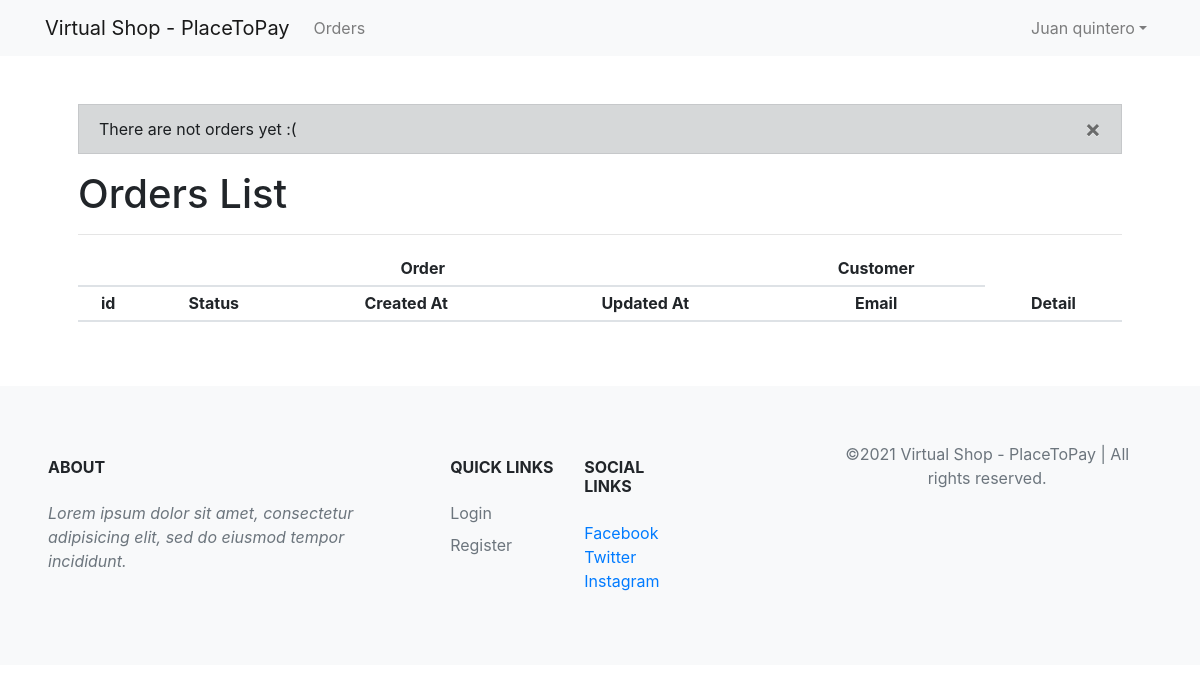
The page /orders (signed in) on the database as committed earlier.
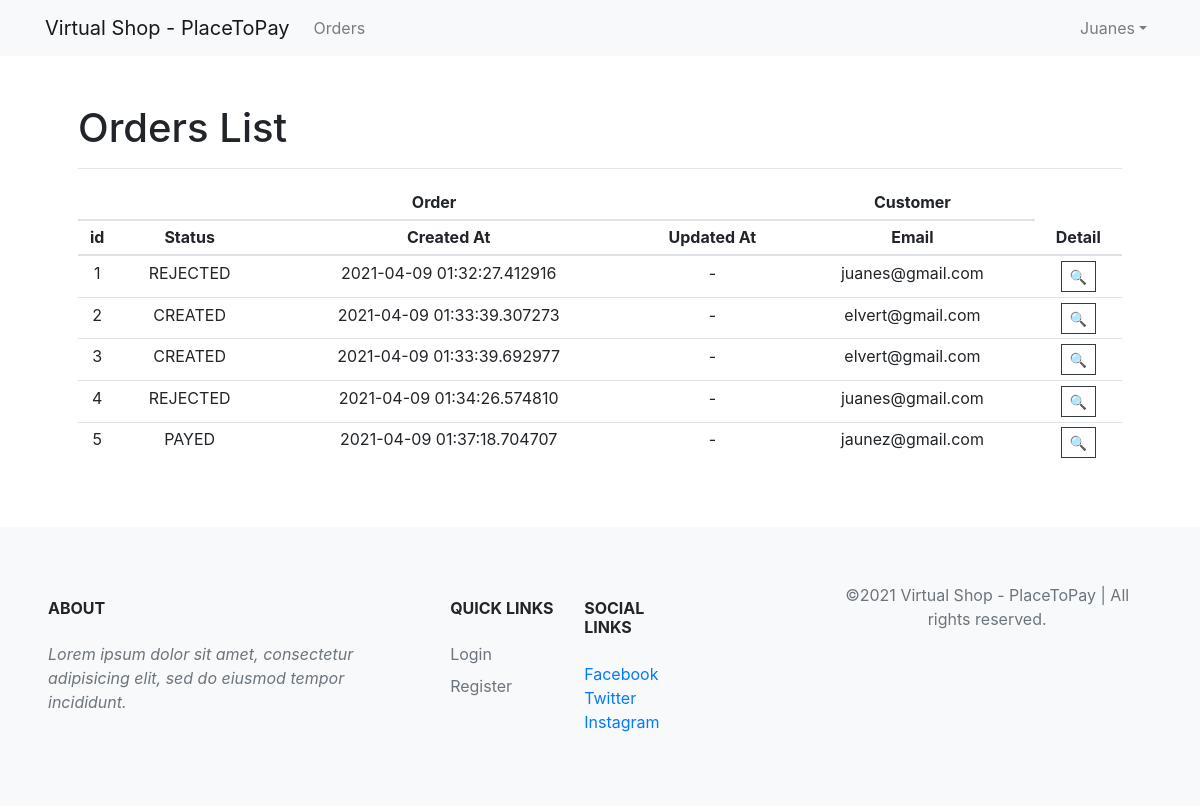
The same page on the database as committed later.
### app/models/user.py (models this page shows)
class User( UserAuth, db.Model):
    username = db.Column(db.String(80), unique=True, nullable=False, primary_key=True)
    name = db.Column(db.String(150), unique=False, nullable=False)
    password = db.Column(db.String(50), unique=False, nullable=False)
    is_admin = db.Column(db.Boolean, nullable=False, default=False)

### app/models/order.py (models this page shows)
class Order(db.Model):
    id =  db.Column(db.Integer, primary_key=True, autoincrement=True)
    customer_name = db.Column(db.String(80), unique=False, nullable=False)
    customer_email = db.Column(db.String(120), unique=False, nullable=False)
    customer_address = db.Column(db.String(200), unique=False, nullable=False)
    customer_mobile = db.Column(db.String(40), unique=False, nullable=False)
    status = db.Column(db.String(20), default='CREATED') # CREATED, PAYED, REJECTED
    created_at = db.Column(db.DateTime, default=datetime.utcnow)
    updated_at = db.Column(db.DateTime, nullable=True, default=None)
    payment_request_id = db.Column(db.Integer,  nullable=True, default=None)

### app/views/orders.py (the view)
@order.route('/orders', methods=['GET'])
def orders_list():
    orders = Order().query.all()
    if not orders:
        flash('There are not orders yet :(', 'dark ')
    return render_template('orders/list.html', orders_list=orders)

### app/__init__.py (called while the page is built)
def config(app):
    app.config.from_object('config')
    csrf = CSRFProtect()
    csrf.init_app(app)
    @app.before_request
    def make_session_permanent():
        session.modified = True
        session.permanent = True
        app.permanent_session_lifetime = timedelta(hours=2)

def login_manager(app):
    with app.app_context():
        from app.models import User
        login_manager = LoginManager()
        login_manager.init_app(app)
        @login_manager.user_loader
        def load_user(user_id):
            return User().query.get(user_id)

### app/templates/orders/list.html (shortened to what this page needs)
{% extends 'core/base.html' %}
{% block content %}
<h1>Orders List</h1>
<hr>
<section class="row">
    <div class="col-12 container text-center">
        <div class="table-responsive-sm ">
            <table class="table table-hover table-sm" id="tabla">
                <thead>
                    <tr class="border-top-0">
                        <th colspan=4 scope="col" class="border-top-0">
                            Order
                        </th>
                        <th colspan=1 scope="col" class="border-top-0">
                            Customer
                        </th>
                    </tr>
                    <tr class="border-top-0">
                        <th scope="col" class="border-top-0">
                            id
                        </th>
                        <th scope="col" class="border-top-0">
                            Status
                        </th>
                        <th scope="col" class="border-top-0">
                            Created At
                        </th>
                        <th scope="col" class="border-top-0">
                            Updated At
                        </th>
                        <th scope="col" class="border-top-0">
                            Email
                        </th>
                        <th scope="col" class="border-top-0">
                            Detail
                        </th>
                    </tr>
                </thead>
                {% if orders_list %}
                <tbody>
                    {% for order in orders_list %}
                    <tr>
                        <td>
                            {{ order.id }}
                        </td>
                        <td>
                            {{ order.status }}
                        </td>
                        <td>
                            {{ order.created_at }}
                        </td>
                        <td>
                            {% if order.updated_at %} {{ order.updated_at }}  {% else %} - {% endif %}
                        </td>
                        <td>
                            {{ order.customer_email }}
                        </td>
                        <td>
                            <form action="{{url_for('order.order_detail')}}" method="GET">
                                <input type="submit" title="Detail" class="btn btn-outline-dark btn-sm" value="&#128269;">
                            </form>
                        </td>
                    </tr>
                    {% endfor %}
                </tbody>
                {% endif %}
            </table>
        </div>
</section>
{% endblock %}

### app/templates/core/base.html (shortened to what this page needs)
<!DOCTYPE html>
<html lang="en">
<head>
  <link rel="stylesheet" href="https://maxcdn.bootstrapcdn.com/bootstrap/4.0.0/css/bootstrap.min.css"
>
  <link href="{{ url_for('static', filename='main.css') }}" rel="stylesheet" media="screen">
</head>
<body>
  {% include 'components/header.html' %}
  <div class="container my-5 px-5">
    {% include 'components/messages.html' %}
    {% block content %}{% endblock %}
  </div>
  {% include 'components/footer.html' %}

### app/templates/components/header.html (shortened to what this page needs)
<header>
  <nav class="navbar navbar-expand-sm navbar-light bg-light">
    <div class="container">
      <a class="navbar-brand" href="{{ url_for('order.index') }}">{{ config.APP_NAME }}</a>
      <div class="collapse navbar-collapse" id="navbarNav">
        <ul class="navbar-nav">
          <li class="nav-item">
            <a class="nav-link" href="{{url_for('order.orders_list')}}">Orders</a>
          </li>
        </ul>
        <ul class="navbar-nav ml-auto">
          {% if current_user.is_authenticated %}
          <li class="nav-item dropdown">
            <a class="nav-link dropdown-toggle" href="#" id="userActions" data-toggle="dropdown" aria-haspopup="true"
              aria-expanded="false">{{current_user.name | capitalize}}</a>
          </li>
          {% endif %}
        </ul>
      </div>
    </div>
  </nav>
</header>

### app/templates/components/messages.html (shortened to what this page needs)
{% with messages = get_flashed_messages(with_categories=true) %}
    {% if messages %}
        {% for category, message in messages %}
            <div class="alert alert-{{ category }} alert-dismisible">
                <button type="button" class="close" data-dismiss="alert" aria-label="Close">
                    <span aria-hidden="true">&times;</span>
                </button>
                {{ message }}
            </div>
        {% endfor %}
    {% endif %}
{% endwith %}

### app/templates/components/footer.html (shortened to what this page needs)
<footer>
    <div class="container-fluid bg-light py-5 d-flex justify-content-center px-5">
      <div class="row py-4">
        <div class="col-lg-6 col-md-4 mb-4 mb-lg-0">
          <h6 id='about' class="text-uppercase font-weight-bold mb-4">About</h6>
          <p class="font-italic text-muted">Lorem ipsum dolor sit amet, consectetur adipisicing elit, sed do
            eiusmod tempor incididunt.</p>
        </div>
        <div class="col-lg-2 col-md-3 mb-4 mb-lg-0">
          <h6 class="text-uppercase font-weight-bold mb-4">Quick Links</h6>
          <ul class="list-unstyled mb-0">
            <li class="mb-2"><a href="" class="text-muted">Login</a></li>
            <li class="mb-2"><a href="" class="text-muted">Register</a></li>
          </ul>
        </div>
        <div class="col-lg-2 col-md-3 mb-4 mb-lg-0">
          <h6 class="text-uppercase font-weight-bold mb-4">Social Links</h6>
          <ul class="list-unstyled mb-0">
            <li class="list-item"><a href="https://facebook.com" target="_blank" title="facebook"><span
                  class="fa fa-facebook">Facebook</span></a>
            </li>
            <li class="list-item"><a href="https://twitter.com" target="_blank" title="twitter">Twitter</a>
            </li>
            <li class="list-item"><a href="https://instagram.com" target="_blank" title="instagram">Instagram</a></li>
          </ul>
        </div>
      </div>
      <div class="text-center">
        <p class="text-muted mb-0 py-2">&copy;{{config.CURRENT_YEAR}} {{ config.APP_NAME }} | All rights reserved.</p>
      </div>
    </div>
  </footer>
</body>
</html>

### app/static/main.css (style rules this page uses)
* { border-radius: 0 !important; }

Rows that differ between the two databases and show on the page:
changed User: name "Juan quintero" → "Juanes"
added Order: id "1", status "REJECTED", created_at "2021-04-09 01:32:27.412916", customer_email "juanes@gmail.com"
added Order: id "2", status "CREATED", created_at "2021-04-09 01:33:39.307273", customer_email "elvert@gmail.com"
added Order: id "3", status "CREATED", created_at "2021-04-09 01:33:39.692977", customer_email "elvert@gmail.com"
added Order: id "4", status "REJECTED", created_at "2021-04-09 01:34:26.574810", customer_email "juanes@gmail.com"
added Order: id "5", status "PAYED", created_at "2021-04-09 01:37:18.704707", customer_email "jaunez@gmail.com"
Other text that changed with them:
list line gone: "× There are not orders yet :("
